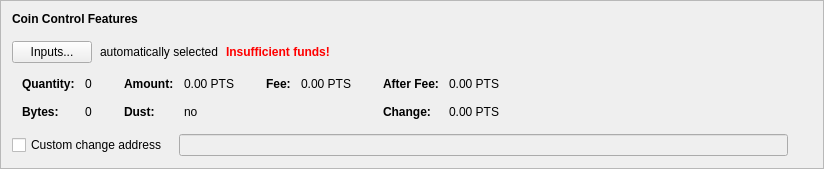
      <widget class="QFrame" name="frameCoinControl">
       <property name="sizePolicy">
        <sizepolicy hsizetype="Expanding" vsizetype="Fixed">
         <horstretch>0</horstretch>
         <verstretch>0</verstretch>
        </sizepolicy>
       </property>
       <property name="frameShape">
        <enum>QFrame::StyledPanel</enum>
       </property>
       <property name="frameShadow">
        <enum>QFrame::Raised</enum>
       </property>
       <layout class="QVBoxLayout" name="verticalLayout_2">
        <property name="spacing">
         <number>6</number>
        </property>
        <item>
         <layout class="QVBoxLayout" name="verticalLayoutCoinControl" stretch="0,0,0,0,0">
          <property name="spacing">
           <number>0</number>
          </property>
          <property name="sizeConstraint">
           <enum>QLayout::SetDefaultConstraint</enum>
          </property>
          <property name="leftMargin">
           <number>0</number>
          </property>
          <property name="topMargin">
           <number>0</number>
          </property>
          <item>
           <layout class="QHBoxLayout" name="horizontalLayoutCoinControl1">
            <property name="bottomMargin">
             <number>15</number>
            </property>
            <item>
             <widget class="QLabel" name="labelCoinControlFeatures">
              <property name="sizePolicy">
               <sizepolicy hsizetype="Preferred" vsizetype="Maximum">
                <horstretch>0</horstretch>
                <verstretch>0</verstretch>
               </sizepolicy>
              </property>
              <property name="font">
               <font>
                <weight>75</weight>
                <bold>true</bold>
               </font>
              </property>
              <property name="styleSheet">
               <string notr="true">font-weight:bold;</string>
              </property>
              <property name="text">
               <string>Coin Control Features</string>
              </property>
             </widget>
            </item>
           </layout>
          </item>
          <item>
           <layout class="QHBoxLayout" name="horizontalLayoutCoinControl2" stretch="0,0,0,0">
            <property name="spacing">
             <number>8</number>
            </property>
            <property name="bottomMargin">
             <number>10</number>
            </property>
            <item>
             <widget class="QPushButton" name="pushButtonCoinControl">
              <property name="styleSheet">
               <string notr="true"/>
              </property>
              <property name="text">
               <string>Inputs...</string>
              </property>
              <property name="autoDefault">
               <bool>false</bool>
              </property>
             </widget>
            </item>
            <item>
             <widget class="QLabel" name="labelCoinControlAutomaticallySelected">
              <property name="text">
               <string>automatically selected</string>
              </property>
              <property name="margin">
               <number>5</number>
              </property>
             </widget>
            </item>
            <item>
             <widget class="QLabel" name="labelCoinControlInsuffFunds">
              <property name="font">
               <font>
                <weight>75</weight>
                <bold>true</bold>
               </font>
              </property>
              <property name="styleSheet">
               <string notr="true">color:red;font-weight:bold;</string>
              </property>
              <property name="text">
               <string>Insufficient funds!</string>
              </property>
              <property name="margin">
               <number>5</number>
              </property>
             </widget>
            </item>
            <item>
             <spacer name="horizontalSpacerCoinControl">
              <property name="orientation">
               <enum>Qt::Horizontal</enum>
              </property>
              <property name="sizeHint" stdset="0">
               <size>
                <width>40</width>
                <height>1</height>
               </size>
              </property>
             </spacer>
            </item>
           </layout>
          </item>
          <item>
           <widget class="QWidget" name="widgetCoinControl" native="true">
            <property name="sizePolicy">
             <sizepolicy hsizetype="Preferred" vsizetype="Preferred">
              <horstretch>0</horstretch>
              <verstretch>0</verstretch>
             </sizepolicy>
            </property>
            <property name="minimumSize">
             <size>
              <width>0</width>
              <height>0</height>
             </size>
            </property>
            <property name="styleSheet">
             <string notr="true"/>
            </property>
            <layout class="QHBoxLayout" name="horizontalLayoutCoinControl5">
             <property name="leftMargin">
              <number>0</number>
             </property>
             <property name="topMargin">
              <number>0</number>
             </property>
             <property name="rightMargin">
              <number>0</number>
             </property>
             <property name="bottomMargin">
              <number>0</number>
             </property>
             <item>
              <layout class="QHBoxLayout" name="horizontalLayoutCoinControl3" stretch="0,0,0,1">
               <property name="spacing">
                <number>20</number>
               </property>
               <property name="topMargin">
                <number>0</number>
               </property>
               <property name="bottomMargin">
                <number>10</number>
               </property>
               <item>
                <layout class="QFormLayout" name="formLayoutCoinControl1">
                 <property name="horizontalSpacing">
                  <number>10</number>
                 </property>
                 <property name="verticalSpacing">
                  <number>14</number>
                 </property>
                 <property name="leftMargin">
                  <number>10</number>
                 </property>
                 <property name="topMargin">
                  <number>4</number>
                 </property>
                 <property name="rightMargin">
                  <number>6</number>
                 </property>
                 <item row="0" column="0">
                  <widget class="QLabel" name="labelCoinControlQuantityText">
                   <property name="font">
                    <font>
                     <weight>75</weight>
                     <bold>true</bold>
                    </font>
                   </property>
                   <property name="text">
                    <string>Quantity:</string>
                   </property>
                   <property name="margin">
                    <number>0</number>
                   </property>
                  </widget>
                 </item>
                 <item row="0" column="1">
                  <widget class="QLabel" name="labelCoinControlQuantity">
                   <property name="cursor">
                    <cursorShape>IBeamCursor</cursorShape>
                   </property>
                   <property name="contextMenuPolicy">
                    <enum>Qt::ActionsContextMenu</enum>
                   </property>
                   <property name="text">
                    <string notr="true">0</string>
                   </property>
                   <property name="margin">
                    <number>0</number>
                   </property>
                   <property name="textInteractionFlags">
                    <set>Qt::LinksAccessibleByMouse|Qt::TextSelectableByKeyboard|Qt::TextSelectableByMouse</set>
                   </property>
                  </widget>
                 </item>
                 <item row="1" column="0">
                  <widget class="QLabel" name="labelCoinControlBytesText">
                   <property name="font">
                    <font>
                     <weight>75</weight>
                     <bold>true</bold>
                    </font>
                   </property>
                   <property name="text">
                    <string>Bytes:</string>
                   </property>
                  </widget>
                 </item>
                 <item row="1" column="1">
                  <widget class="QLabel" name="labelCoinControlBytes">
                   <property name="cursor">
                    <cursorShape>IBeamCursor</cursorShape>
                   </property>
                   <property name="contextMenuPolicy">
                    <enum>Qt::ActionsContextMenu</enum>
                   </property>
                   <property name="text">
                    <string notr="true">0</string>
                   </property>
                   <property name="textInteractionFlags">
                    <set>Qt::LinksAccessibleByMouse|Qt::TextSelectableByKeyboard|Qt::TextSelectableByMouse</set>
                   </property>
                  </widget>
                 </item>
                </layout>
               </item>
               <item>
                <layout class="QFormLayout" name="formLayoutCoinControl2">
                 <property name="horizontalSpacing">
                  <number>10</number>
                 </property>
                 <property name="verticalSpacing">
                  <number>14</number>
                 </property>
                 <property name="leftMargin">
                  <number>6</number>
                 </property>
                 <property name="topMargin">
                  <number>4</number>
                 </property>
                 <property name="rightMargin">
                  <number>6</number>
                 </property>
                 <item row="0" column="0">
                  <widget class="QLabel" name="labelCoinControlAmountText">
                   <property name="font">
                    <font>
                     <weight>75</weight>
                     <bold>true</bold>
                    </font>
                   </property>
                   <property name="text">
                    <string>Amount:</string>
                   </property>
                   <property name="margin">
                    <number>0</number>
                   </property>
                  </widget>
                 </item>
                 <item row="0" column="1">
                  <widget class="QLabel" name="labelCoinControlAmount">
                   <property name="cursor">
                    <cursorShape>IBeamCursor</cursorShape>
                   </property>
                   <property name="contextMenuPolicy">
                    <enum>Qt::ActionsContextMenu</enum>
                   </property>
                   <property name="text">
                    <string notr="true">0.00 PTS</string>
                   </property>
                   <property name="textInteractionFlags">
                    <set>Qt::LinksAccessibleByMouse|Qt::TextSelectableByKeyboard|Qt::TextSelectableByMouse</set>
                   </property>
                  </widget>
                 </item>
                 <item row="1" column="0">
                  <widget class="QLabel" name="labelCoinControlLowOutputText">
                   <property name="font">
                    <font>
                     <weight>75</weight>
                     <bold>true</bold>
                    </font>
                   </property>
                   <property name="text">
                    <string>Dust:</string>
                   </property>
                  </widget>
                 </item>
                 <item row="1" column="1">
                  <widget class="QLabel" name="labelCoinControlLowOutput">
                   <property name="cursor">
                    <cursorShape>IBeamCursor</cursorShape>
                   </property>
                   <property name="contextMenuPolicy">
                    <enum>Qt::ActionsContextMenu</enum>
                   </property>
                   <property name="text">
                    <string notr="true">no</string>
                   </property>
                   <property name="textInteractionFlags">
                    <set>Qt::LinksAccessibleByMouse|Qt::TextSelectableByKeyboard|Qt::TextSelectableByMouse</set>
                   </property>
                  </widget>
                 </item>
                </layout>
               </item>
               <item>
                <layout class="QFormLayout" name="formLayoutCoinControl3">
                 <property name="horizontalSpacing">
                  <number>10</number>
                 </property>
                 <property name="verticalSpacing">
                  <number>14</number>
                 </property>
                 <property name="leftMargin">
                  <number>6</number>
                 </property>
                 <property name="topMargin">
                  <number>4</number>
                 </property>
                 <property name="rightMargin">
                  <number>6</number>
                 </property>
                 <item row="0" column="0">
                  <widget class="QLabel" name="labelCoinControlFeeText">
                   <property name="font">
                    <font>
                     <weight>75</weight>
                     <bold>true</bold>
                    </font>
                   </property>
                   <property name="text">
                    <string>Fee:</string>
                   </property>
                   <property name="margin">
                    <number>0</number>
                   </property>
                  </widget>
                 </item>
                 <item row="0" column="1">
                  <widget class="QLabel" name="labelCoinControlFee">
                   <property name="cursor">
                    <cursorShape>IBeamCursor</cursorShape>
                   </property>
                   <property name="contextMenuPolicy">
                    <enum>Qt::ActionsContextMenu</enum>
                   </property>
                   <property name="text">
                    <string notr="true">0.00 PTS</string>
                   </property>
                   <property name="textInteractionFlags">
                    <set>Qt::LinksAccessibleByMouse|Qt::TextSelectableByKeyboard|Qt::TextSelectableByMouse</set>
                   </property>
                  </widget>
                 </item>
                </layout>
               </item>
               <item>
                <layout class="QFormLayout" name="formLayoutCoinControl4">
                 <property name="horizontalSpacing">
                  <number>10</number>
                 </property>
                 <property name="verticalSpacing">
                  <number>14</number>
                 </property>
                 <property name="leftMargin">
                  <number>6</number>
                 </property>
                 <property name="topMargin">
                  <number>4</number>
                 </property>
                 <property name="rightMargin">
                  <number>6</number>
                 </property>
                 <item row="0" column="0">
                  <widget class="QLabel" name="labelCoinControlAfterFeeText">
                   <property name="font">
                    <font>
                     <weight>75</weight>
                     <bold>true</bold>
                    </font>
                   </property>
                   <property name="text">
                    <string>After Fee:</string>
                   </property>
                   <property name="margin">
                    <number>0</number>
                   </property>
                  </widget>
                 </item>
                 <item row="0" column="1">
                  <widget class="QLabel" name="labelCoinControlAfterFee">
                   <property name="cursor">
                    <cursorShape>IBeamCursor</cursorShape>
                   </property>
                   <property name="contextMenuPolicy">
                    <enum>Qt::ActionsContextMenu</enum>
                   </property>
                   <property name="text">
                    <string notr="true">0.00 PTS</string>
                   </property>
                   <property name="textInteractionFlags">
                    <set>Qt::LinksAccessibleByMouse|Qt::TextSelectableByKeyboard|Qt::TextSelectableByMouse</set>
                   </property>
                  </widget>
                 </item>
                 <item row="1" column="0">
                  <widget class="QLabel" name="labelCoinControlChangeText">
                   <property name="font">
                    <font>
                     <weight>75</weight>
                     <bold>true</bold>
                    </font>
                   </property>
                   <property name="text">
                    <string>Change:</string>
                   </property>
                  </widget>
                 </item>
                 <item row="1" column="1">
                  <widget class="QLabel" name="labelCoinControlChange">
                   <property name="cursor">
                    <cursorShape>IBeamCursor</cursorShape>
                   </property>
                   <property name="contextMenuPolicy">
                    <enum>Qt::ActionsContextMenu</enum>
                   </property>
                   <property name="text">
                    <string notr="true">0.00 PTS</string>
                   </property>
                   <property name="textInteractionFlags">
                    <set>Qt::LinksAccessibleByMouse|Qt::TextSelectableByKeyboard|Qt::TextSelectableByMouse</set>
                   </property>
                  </widget>
                 </item>
                </layout>
               </item>
              </layout>
             </item>
            </layout>
           </widget>
          </item>
          <item>
           <layout class="QHBoxLayout" name="horizontalLayoutCoinControl4" stretch="0,0,0">
            <property name="spacing">
             <number>12</number>
            </property>
            <property name="sizeConstraint">
             <enum>QLayout::SetDefaultConstraint</enum>
            </property>
            <property name="topMargin">
             <number>5</number>
            </property>
            <property name="rightMargin">
             <number>5</number>
            </property>
            <item>
             <widget class="QCheckBox" name="checkBoxCoinControlChange">
              <property name="toolTip">
               <string>If this is activated, but the change address is empty or invalid, change will be sent to a newly generated address.</string>
              </property>
              <property name="text">
               <string>Custom change address</string>
              </property>
             </widget>
            </item>
            <item>
             <widget class="QValidatedLineEdit" name="lineEditCoinControlChange">
              <property name="enabled">
               <bool>false</bool>
              </property>
              <property name="sizePolicy">
               <sizepolicy hsizetype="Expanding" vsizetype="Fixed">
                <horstretch>0</horstretch>
                <verstretch>0</verstretch>
               </sizepolicy>
              </property>
             </widget>
            </item>
            <item>
             <widget class="QLabel" name="labelCoinControlChangeLabel">
              <property name="sizePolicy">
               <sizepolicy hsizetype="Preferred" vsizetype="Expanding">
                <horstretch>0</horstretch>
                <verstretch>0</verstretch>
               </sizepolicy>
              </property>
              <property name="minimumSize">
               <size>
                <width>0</width>
                <height>0</height>
               </size>
              </property>
              <property name="text">
               <string/>
              </property>
              <property name="margin">
               <number>3</number>
              </property>
             </widget>
            </item>
           </layout>
          </item>
          <item>
           <spacer name="verticalSpacerCoinControl">
            <property name="orientation">
             <enum>Qt::Vertical</enum>
            </property>
            <property name="sizeType">
             <enum>QSizePolicy::Expanding</enum>
            </property>
            <property name="sizeHint" stdset="0">
             <size>
              <width>800</width>
              <height>1</height>
             </size>
            </property>
           </spacer>
          </item>
         </layout>
        </item>
       </layout>
      </widget>
